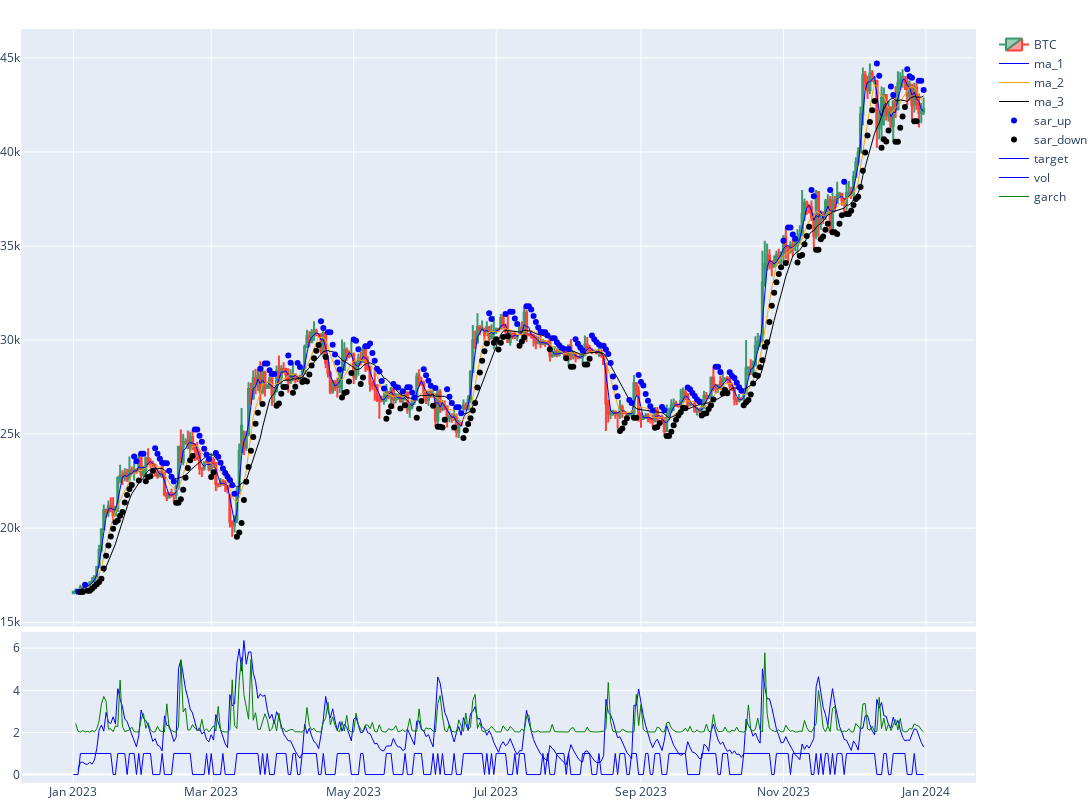

Here is the notebook cell this chart was saved with:
### Code cell
from utils.plot import *

fig = make_subplots(rows = 2, cols = 1, shared_xaxes = True, row_heights = [0.8, 0.2], vertical_spacing = 0.01)
#shared_xaxes=True, row_heights=[0.6, 0.2, 0.2]
fig.add_trace(
    go.Candlestick(
        x = data.index , open = data.open, close = data.close,
        high = data.high, low = data.low, name = SYMBOL,
        yaxis='y1'
    ),
    col = 1, row = 1
)


add_line(fig, x=data.index, y=data['ma_1'], name='ma_1', color='blue')
add_line(fig, x=data.index, y=data['ma_2'], name='ma_2', color='orange')
add_line(fig, x=data.index, y=data['ma_3'], name='ma_3', color='black')
add_mark(fig, x=data.index, y=data['sar_up'], name='sar_up', color='blue')
add_mark(fig, x=data.index, y=data['sar_down'], name='sar_down', color='black')


add_line(fig, x=data.index, y=data['target'], name='target', color='blue', row = 2 , col = 1)
add_line(fig, x=data.index, y=data['vol'], name='vol', color='blue', row = 2 , col = 1)
add_line(fig, x=data.index, y=data['garch'], name='garch', color='green', row = 2 , col = 1)


fig.update_xaxes(rangeslider_visible = False , col =1, row =1)

fig.update_xaxes(showspikes=True)
fig.update_yaxes(showspikes=True)

#Fig = go.FigureWidget(fig)
fig.update_layout(height = 800 , width =1500,
                  margin=dict(
                        l=5, r=0, b=10, t=30,
                        pad=1
                    ),
                  showlegend=True,
                  )
fig.show()

### Figure 1 — Plotly figure (JSON) as saved in the notebook; plotly's stock layout.template omitted (floating-point values rounded to 4 significant figures; data arrays with more than 128 entries replaced by an {"elided": "..."} marker saying what was removed)
{"data": [{"close": {"elided": "365 float values"}, "high": {"elided": "365 float values"}, "low": {"elided": "365 float values"}, "name": "BTC", "open": {"elided": "365 float values"}, "type": "candlestick", "x": {"elided": "365 str values"}, "xaxis": "x", "yaxis": "y"}, {"line": {"color": "blue", "width": 1}, "name": "ma_1", "type": "scatter", "x": {"elided": "365 str values"}, "xaxis": "x", "y": {"elided": "365 float values"}, "yaxis": "y"}, {"line": {"color": "orange", "width": 1}, "name": "ma_2", "type": "scatter", "x": {"elided": "365 str values"}, "xaxis": "x", "y": {"elided": "365 float values"}, "yaxis": "y"}, {"line": {"color": "black", "width": 1}, "name": "ma_3", "type": "scatter", "x": {"elided": "365 str values"}, "xaxis": "x", "y": {"elided": "365 float values"}, "yaxis": "y"}, {"line": {"color": "blue", "width": 1}, "mode": "markers", "name": "sar_up", "type": "scatter", "x": {"elided": "365 str values"}, "xaxis": "x", "y": {"elided": "365 float values"}, "yaxis": "y"}, {"line": {"color": "black", "width": 1}, "mode": "markers", "name": "sar_down", "type": "scatter", "x": {"elided": "365 str values"}, "xaxis": "x", "y": {"elided": "365 float values"}, "yaxis": "y"}, {"line": {"color": "blue", "width": 1}, "name": "target", "type": "scatter", "x": {"elided": "365 str values"}, "xaxis": "x2", "y": {"elided": "365 int values"}, "yaxis": "y2"}, {"line": {"color": "blue", "width": 1}, "name": "vol", "type": "scatter", "x": {"elided": "365 str values"}, "xaxis": "x2", "y": {"elided": "365 float values"}, "yaxis": "y2"}, {"line": {"color": "green", "width": 1}, "name": "garch", "type": "scatter", "x": {"elided": "365 str values"}, "xaxis": "x2", "y": {"elided": "365 float values"}, "yaxis": "y2"}], "layout": {"height": 800, "margin": {"b": 10, "l": 5, "pad": 1, "r": 0, "t": 30}, "showlegend": true, "width": 1500, "xaxis": {"anchor": "y", "domain": [0, 1], "matches": "x2", "rangeslider": {"visible": false}, "showspikes": true, "showticklabels": false}, "xaxis2": {"anchor": "y2", "domain": [0, 1], "showspikes": true}, "yaxis": {"anchor": "x", "domain": [0.208, 1], "showspikes": true}, "yaxis2": {"anchor": "x2", "domain": [0, 0.198], "showspikes": true}}}
